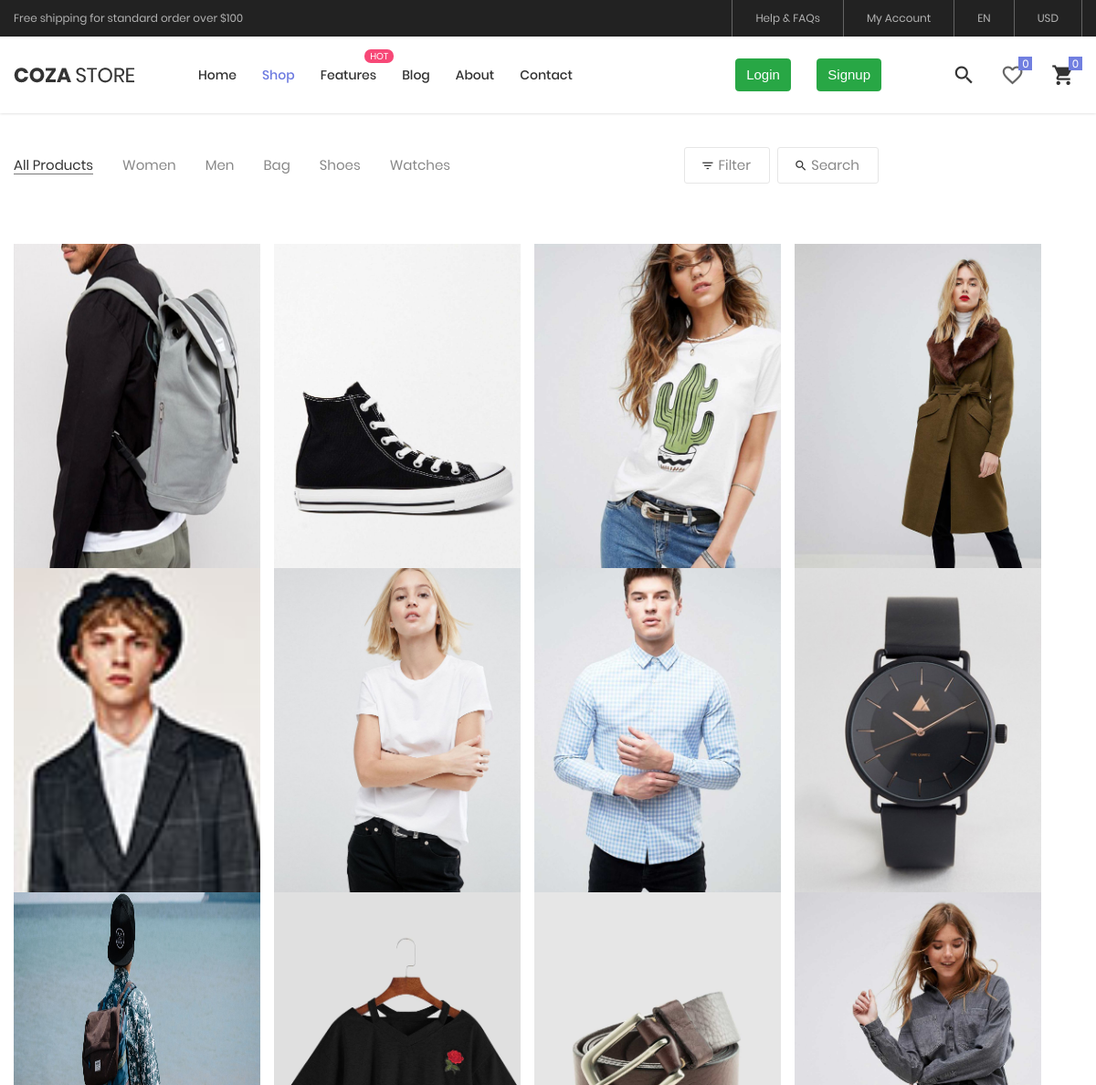
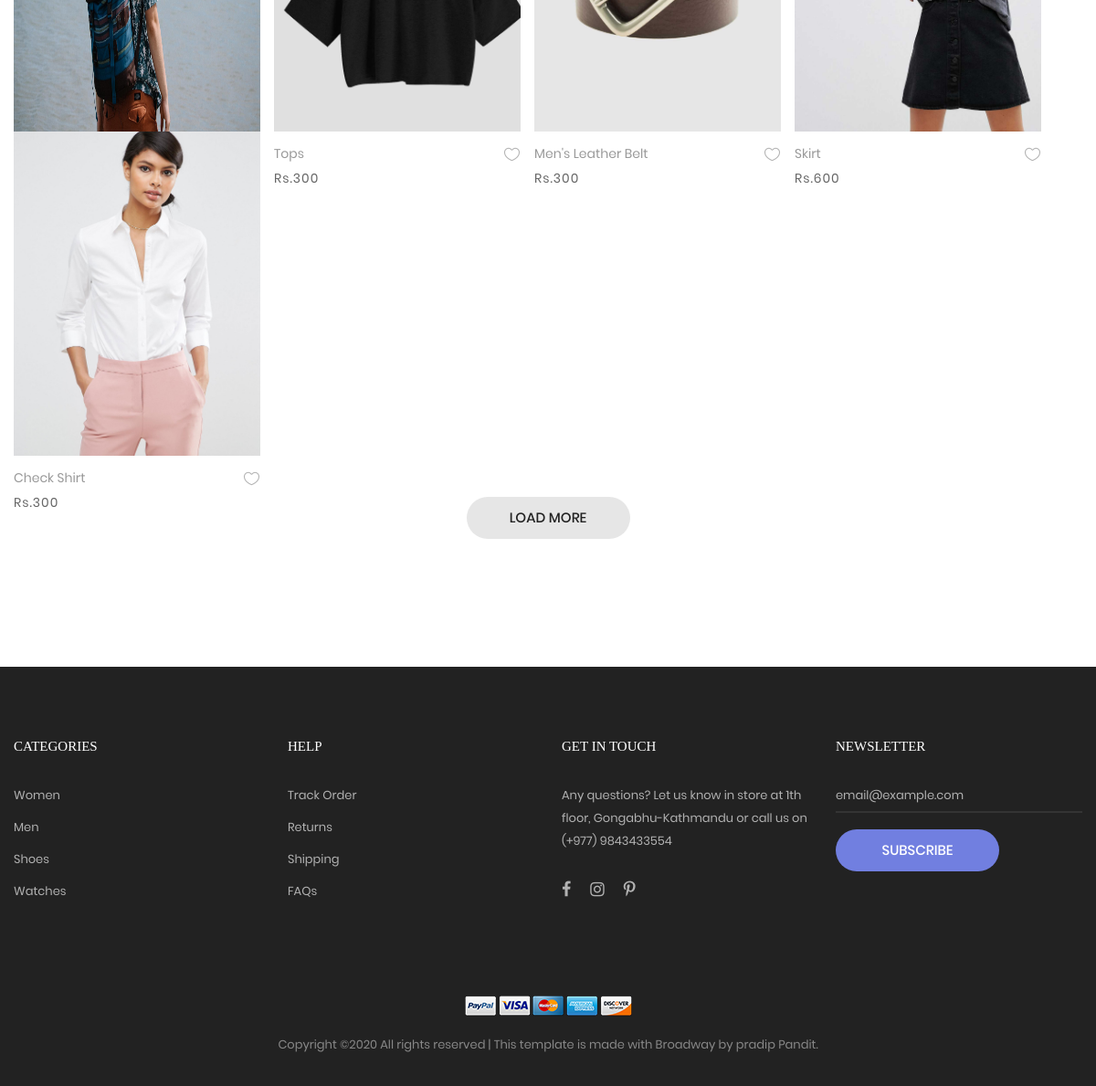
Page /shop on the committed database (2 pictures, top to bottom).
### home/models.py (models this page shows, shortened)
class productcollectioninfo(models.Model):
    id=models.AutoField
    item_name = models.CharField(max_length=200, default='product name')
    item_price = models.IntegerField(default='Rs.00')
    item_type = models.CharField(choices=lis,max_length=100, default='*')
    item_feature = models.TextField(max_length=100,default='No Feature Mention')
    item_description = models.TextField(max_length=1000, default='No Description')
    additional_info_weight = models.CharField(max_length=10,default='..kg')
    additional_info_dimensions = models.CharField(max_length=20,default='.x.x.x cm')
    additional_info_material = models.CharField(max_length=50, default='..% cotton')
    additional_info_available_color = models.CharField(max_length=100,default='black,red,grey....')
    additional_info_size = models.CharField(max_length=50, default='S,M,L,XL,XXL')
    item_image = models.ImageField(upload_to='productImages',blank=False)
    item_Back_view = models.ImageField(upload_to='productImages',blank=False)
    item_alone_view = models.ImageField(upload_to='productImages',blank=False)

### home/views.py (the view)
# urls.py: path('shop',views.productshow,name='shop'),
def productshow(request):
    productdata = productcollectioninfo.objects.all().order_by('?')[:]
    return render(request,'product.html',{'productdata':productdata})

### templates/product.html (shortened to what this page needs)
{% extends 'basic.html' %}
{% load static %}
{% block head %}
	<header class="header-v4">
		<div class="container-menu-desktop">
			<div class="top-bar">
				<div class="content-topbar flex-sb-m h-full container">
					<div class="left-top-bar">
						Free shipping for standard order over $100
					</div>
					<div class="right-top-bar flex-w h-full">
						<a href="#" class="flex-c-m trans-04 p-lr-25">
							Help & FAQs
						</a>
						<a href="#" class="flex-c-m trans-04 p-lr-25">
							My Account
						</a>
						<a href="#" class="flex-c-m trans-04 p-lr-25">
							EN
						</a>
						<a href="#" class="flex-c-m trans-04 p-lr-25">
							USD
						</a>
					</div>
				</div>
			</div>
			<div class="wrap-menu-desktop how-shadow1">
				<nav class="limiter-menu-desktop container">
					<a href="#" class="logo">
						<img src="{% static 'images/icons/logo-01.png'%}" alt="IMG-LOGO">
					</a>
					<div class="menu-desktop">
						<ul class="main-menu">
							<li>
								<a href="/">Home</a>
							</li>
							<li class="{% block active %} active-menu {% endblock %}">
								<a href="/shop">Shop</a>
							</li>
							<li class="label1" data-label1="hot">
								<a href="/features">Features</a>
							</li>
							<li class="{% block activeblog %}{% endblock %}">
								<a href="/blog">Blog</a>
							</li>
							<li  class="{% block activeabout %}{% endblock %}">
								<a href="/about">About</a>
							</li>
							<li  class="{% block activecontact %}{% endblock %}">
								<a href="/contact">Contact</a>
							</li>
                            {% if user.is_authenticated %}
                            <li style="margin-left:250px;">
							<font size="4pt" color="black">U/{{request.user }}</font>
							</li>
							{% else %}
								<li>
								<button type="button" class="btn btn-success" data-toggle="modal" data-target="#loginform" style="margin-left:150px;">
  																		Login
								</button>
							</li>
						<li>
								<button type="button" class="btn btn-success" data-toggle="modal" data-target="#signupform">
  																		Signup
								</button>
						</li>
                            {% endif %}
						</ul>
					</div>
					<div class="wrap-icon-header flex-w flex-r-m">
						<div class="icon-header-item cl2 hov-cl1 trans-04 p-l-22 p-r-11 js-show-modal-search">
							<i class="zmdi zmdi-search"></i>
						</div>
						{% block like %}
						<a id="updatefav" class="icon-header-item cl2 hov-cl1 trans-04 p-l-22 p-r-11 icon-header-noti" data-notify="0" data-container="body" data-toggle="popover" data-placement="bottom" data-html="true" data-content="My favorite">
							<i class="zmdi zmdi-favorite-outline"></i>
						</a>
						{% endblock %}
						<a href="/features" id="updatecart" class="icon-header-item cl2 hov-cl1 trans-04 p-l-22 p-r-11 js-show-cart icon-header-noti" data-notify="0">
							<i class="zmdi zmdi-shopping-cart"></i>
						</a>
					</div>
				</nav>
			</div>
		</div>
	</header>
{% endblock %}
{% block body %}
	<div class="bg0 m-t-23 p-b-140">
		<div class="container">
			<div class="flex-w flex-sb-m p-b-52">
				<div class="flex-w flex-l-m filter-tope-group m-tb-10">
					<button class="stext-106 cl6 hov1 bor3 trans-04 m-r-32 m-tb-5 how-active1" data-filter="*">
						All Products
					</button>
					<button class="stext-106 cl6 hov1 bor3 trans-04 m-r-32 m-tb-5" data-filter=".women">
						Women
					</button>
					<button class="stext-106 cl6 hov1 bor3 trans-04 m-r-32 m-tb-5" data-filter=".men">
						Men
					</button>
					<button class="stext-106 cl6 hov1 bor3 trans-04 m-r-32 m-tb-5" data-filter=".bag">
						Bag
					</button>
					<button class="stext-106 cl6 hov1 bor3 trans-04 m-r-32 m-tb-5" data-filter=".shoes">
						Shoes
					</button>
					<button class="stext-106 cl6 hov1 bor3 trans-04 m-r-32 m-tb-5" data-filter=".watches">
						Watches
					</button>
				</div>
				<div class="flex-w flex-c-m m-tb-10">
					<div class="flex-c-m stext-106 cl6 size-104 bor4 pointer hov-btn3 trans-04 m-r-8 m-tb-4 js-show-filter">
						<i class="icon-filter cl2 m-r-6 fs-15 trans-04 zmdi zmdi-filter-list"></i>
						 Filter
					</div>
					<div class="flex-c-m stext-106 cl6 size-105 bor4 pointer hov-btn3 trans-04 m-tb-4 js-show-search">
						<i class="icon-search cl2 m-r-6 fs-15 trans-04 zmdi zmdi-search"></i>
						Search
					</div>
				</div>
			</div>
			<div class="row isotope-grid">
			{% if productdata %}
				{% for item in productdata %}
				<div class="col-md-4 col-lg-3 p-b-120 isotope-item {{item.item_type}}  pr-0" style="height:355px; width:285px;">
					<div class="block2">
						<div class="block2-pic hov-img0">
							<img src="/media/{{item.item_image}}" alt="IMG-PRODUCT" style="height:355px; width:285px;">
						</div>
						<div class="block2-txt flex-w flex-t p-t-14">
							<div class="block2-txt-child1 flex-col-l ">
								<a href="/product-detail?name={{item.id}}" id="namepr{{item.id}}" class="stext-104 cl4 hov-cl1 trans-04 js-name-b2 p-b-6">
									{{item.item_name}}
								</a>
								<span class="stext-105 cl3" id="pricepr{{item.id}}">
									Rs.{{item.item_price}}
								</span>
							</div>
							<div class="block2-txt-child2 flex-r p-t-3">
								<button id="pr{{item.id}}" class="btn-addwish-b2 dis-block pos-relative js-addwish-b2 fav">
									<img class="icon-heart1 dis-block trans-04" src="{% static 'images/icons/icon-heart-01.png'%}" alt="ICON">
								</button>
							</div>
						</div>
					</div>
				</div>
				 {% endfor %}
                {% endif %}
			</div>
			<div class="flex-c-m flex-w w-full p-t-45">
				<a href="#" class="flex-c-m stext-101 cl5 size-103 bg2 bor1 hov-btn1 p-lr-15 trans-04">
					Load More
				</a>
			</div>
		</div>
	</div>
{% endblock %}

### templates/basic.html (shortened to what this page needs)
<!DOCTYPE html>
{% load static %}
<html lang="en">
<head>
	<link rel="stylesheet" type="text/css" href="{%static 'vendor/bootstrap/css/bootstrap.min.css' %}">
	<link rel="stylesheet" type="text/css" href="{%static 'fonts/font-awesome-4.7.0/css/font-awesome.min.css' %}">
	<link rel="stylesheet" type="text/css" href="{%static 'fonts/iconic/css/material-design-iconic-font.min.css' %}">
	<link rel="stylesheet" type="text/css" href="{%static 'fonts/linearicons-v1.0.0/icon-font.min.css' %}">
	<link rel="stylesheet" type="text/css" href="{%static 'vendor/animate/animate.css' %}">
	<link rel="stylesheet" type="text/css" href="{%static 'vendor/css-hamburgers/hamburgers.min.css' %}">
	<link rel="stylesheet" type="text/css" href="{%static 'vendor/animsition/css/animsition.min.css' %}">
	<link rel="stylesheet" type="text/css" href="{%static 'vendor/select2/select2.min.css' %}">
	<link rel="stylesheet" type="text/css" href="{%static 'vendor/daterangepicker/daterangepicker.css' %}">
	<link rel="stylesheet" type="text/css" href="{%static 'vendor/slick/slick.css' %}">
	<link rel="stylesheet" type="text/css" href="{%static 'vendor/MagnificPopup/magnific-popup.css' %}">
	<link rel="stylesheet" type="text/css" href="{%static 'vendor/perfect-scrollbar/perfect-scrollbar.css' %}">
	<link rel="stylesheet" type="text/css" href="{%static 'css/util.css' %}">
	<link rel="stylesheet" type="text/css" href="{%static 'css/main.css' %}">
</head>
<body class="animsition">
{% block head %}{% endblock %}
{% block body %} {% endblock %}
	<footer class="bg3 p-t-75 p-b-32">
		<div class="container">
			<div class="row">
				<div class="col-sm-6 col-lg-3 p-b-50">
					<h4 class="stext-301 cl0 p-b-30">
						Categories
					</h4>
					<ul>
						<li class="p-b-10">
							<a href="#" class="stext-107 cl7 hov-cl1 trans-04">
								Women
							</a>
						</li>
						<li class="p-b-10">
							<a href="#" class="stext-107 cl7 hov-cl1 trans-04">
								Men
							</a>
						</li>
						<li class="p-b-10">
							<a href="#" class="stext-107 cl7 hov-cl1 trans-04">
								Shoes
							</a>
						</li>
						<li class="p-b-10">
							<a href="#" class="stext-107 cl7 hov-cl1 trans-04">
								Watches
							</a>
						</li>
					</ul>
				</div>
				<div class="col-sm-6 col-lg-3 p-b-50">
					<h4 class="stext-301 cl0 p-b-30">
						Help
					</h4>
					<ul>
						<li class="p-b-10">
							<a href="#" class="stext-107 cl7 hov-cl1 trans-04">
								Track Order
							</a>
						</li>
						<li class="p-b-10">
							<a href="#" class="stext-107 cl7 hov-cl1 trans-04">
								Returns
							</a>
						</li>
						<li class="p-b-10">
							<a href="#" class="stext-107 cl7 hov-cl1 trans-04">
								Shipping
							</a>
						</li>
						<li class="p-b-10">
							<a href="#" class="stext-107 cl7 hov-cl1 trans-04">
								FAQs
							</a>
						</li>
					</ul>
				</div>
				<div class="col-sm-6 col-lg-3 p-b-50">
					<h4 class="stext-301 cl0 p-b-30">
						GET IN TOUCH
					</h4>
					<p class="stext-107 cl7 size-201">
						Any questions? Let us know in store at 1th floor, Gongabhu-Kathmandu or call us on (+977) 9843433554
					</p>
					<div class="p-t-27">
						<a href="#" class="fs-18 cl7 hov-cl1 trans-04 m-r-16">
							<i class="fa fa-facebook"></i>
						</a>
						<a href="#" class="fs-18 cl7 hov-cl1 trans-04 m-r-16">
							<i class="fa fa-instagram"></i>
						</a>
						<a href="#" class="fs-18 cl7 hov-cl1 trans-04 m-r-16">
							<i class="fa fa-pinterest-p"></i>
						</a>
					</div>
				</div>
				<div class="col-sm-6 col-lg-3 p-b-50">
					<h4 class="stext-301 cl0 p-b-30">
						Newsletter
					</h4>
					<form>
						<div class="wrap-input1 w-full p-b-4">
							<input class="input1 bg-none plh1 stext-107 cl7" type="text" name="email" placeholder="email@example.com">
						</div>
						<div class="p-t-18">
							<button class="flex-c-m stext-101 cl0 size-103 bg1 bor1 hov-btn2 p-lr-15 trans-04">
								Subscribe
							</button>
						</div>
					</form>
				</div>
			</div>
			<div class="p-t-40">
				<div class="flex-c-m flex-w p-b-18">
					<a href="#" class="m-all-1">
						<img src="{%static 'images/icons/icon-pay-01.png' %}" alt="ICON-PAY">
					</a>
					<a href="#" class="m-all-1">
						<img src="{%static 'images/icons/icon-pay-02.png' %}" alt="ICON-PAY">
					</a>
					<a href="#" class="m-all-1">
						<img src="{%static 'images/icons/icon-pay-03.png' %}" alt="ICON-PAY">
					</a>
					<a href="#" class="m-all-1">
						<img src="{%static 'images/icons/icon-pay-04.png' %}" alt="ICON-PAY">
					</a>
					<a href="#" class="m-all-1">
						<img src="{%static 'images/icons/icon-pay-05.png' %}" alt="ICON-PAY">
					</a>
				</div>
				<p class="stext-107 cl6 txt-center">
Copyright &copy<script>document.write(new Date().getFullYear());</script> All rights reserved | This template is made with Broadway by pradip Pandit.
				</p>
			</div>
		</div>
	</footer>
</body>
</html>

### rows in the picture
productcollectioninfo: item_image (picture)
productcollectioninfo: item_image (picture)
productcollectioninfo: item_image (picture)
productcollectioninfo: item_image (picture)
productcollectioninfo: item_image (picture)
productcollectioninfo: item_image (picture)
productcollectioninfo: item_image (picture)
productcollectioninfo: item_image (picture)
productcollectioninfo: item_image (picture)
productcollectioninfo: item_image (picture), item_name "Tops", item_price "300"
productcollectioninfo: item_image (picture), item_name "Men's Leather Belt", item_price "300"
productcollectioninfo: item_image (picture), item_name "Skirt", item_price "600"
productcollectioninfo: item_image (picture), item_name "Check Shirt", item_price "300"
